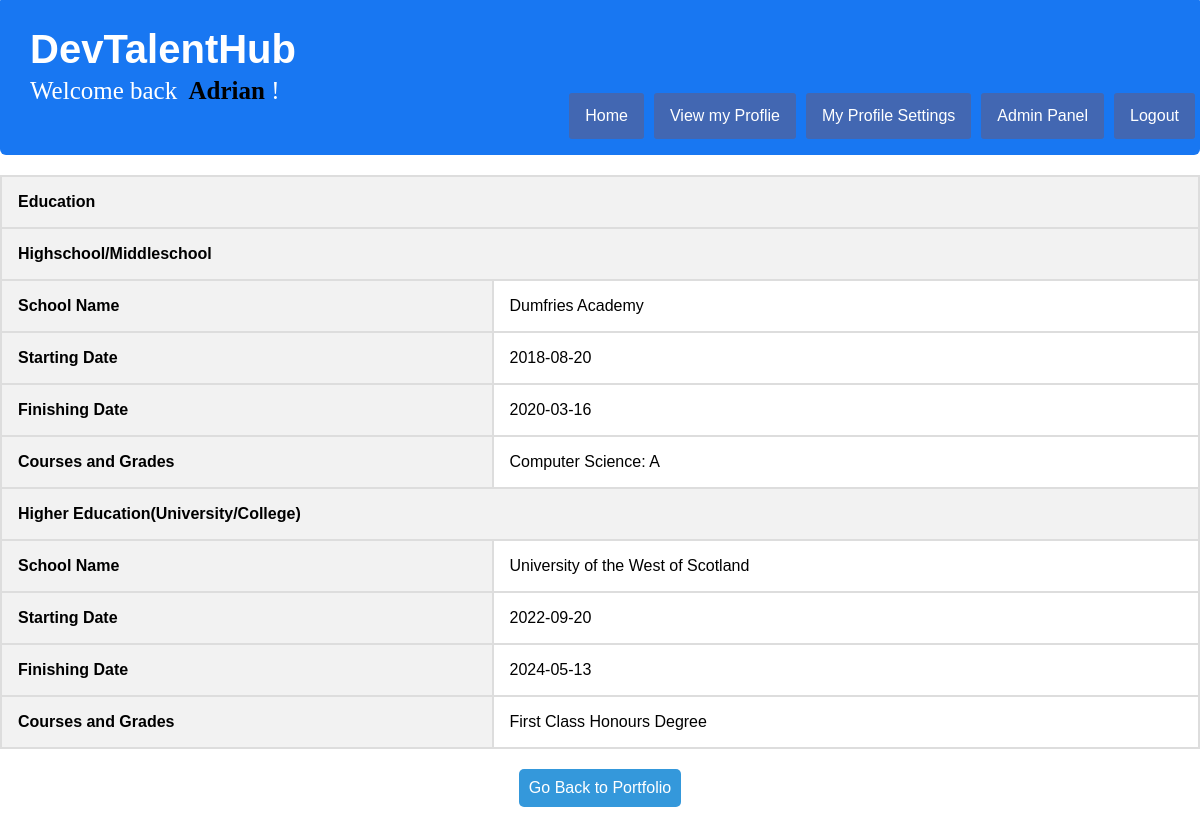
Screenshot of /education.php?exercise_id=283 (signed in) with the database file from the repository.
### tables this page shows
CREATE TABLE `portfolio_info` (
  `id` int(11) NOT NULL,
  `firstname` varchar(255) NOT NULL,
  `lastname` varchar(255) NOT NULL,
  `email` varchar(255) NOT NULL,
  `aboutme` text DEFAULT NULL,
  `dob` varchar(255) DEFAULT NULL,
  `passingyear` varchar(255) DEFAULT NULL,
  `qualification` varchar(255) DEFAULT NULL,
  `contactno` varchar(255) DEFAULT NULL,
  `address` text DEFAULT NULL,
  `city` varchar(255) DEFAULT NULL,
  `skills` text DEFAULT NULL,
  `profile_picture` longblob NOT NULL,
  `qualification_school_name` varchar(255) NOT NULL,
  `certificates` varchar(255) NOT NULL,
  `extra_qualification` varchar(255) NOT NULL,
  `highschool_name` varchar(255) NOT NULL,
  `hs_starting_date` varchar(255) NOT NULL,
  `hs_fin_date` varchar(255) NOT NULL,
  `hs_qualification` varchar(255) NOT NULL,
  `uni_name` varchar(255) NOT NULL,
  `uni_starting_date` varchar(255) NOT NULL,
  `uni_fin_date` varchar(255) NOT NULL,
  `uni_qualification` text NOT NULL,
  `current_job_title` varchar(255) NOT NULL,
  `current_employer_name` varchar(255) NOT NULL,
  `emp_starting_date` varchar(255) NOT NULL,
  `respo` text NOT NULL,
  `extra_emp` text NOT NULL,
  `project` text NOT NULL,
  `project_files` text NOT NULL,
  `hobbies` text NOT NULL,
  `ref` text NOT NULL,
  `createdBy` int(5) DEFAULT NULL,
  `portfolio_id` int(11) NOT NULL,
  `git` varchar(255) NOT NULL
);

### includes/retrieve_data.php (called while the page is built, shortened)
<?php
	if (isset($_GET['exercise_id'])) {
	$portfolio_info = mysqli_query($link, "SELECT * FROM portfolio_info WHERE createdBy={$_SESSION['id']} AND portfolio_id={$_GET['exercise_id']}");
	}
	$getSelectedPortfolioID = mysqli_query($link, "SELECT id FROM portfolio_name WHERE createdBy={$_SESSION['id']} AND selected_portfolio=1");
$row2 = $getSelectedPortfolioID->fetch_assoc();
if (mysqli_num_rows($getSelectedPortfolioID) > 0) {
 $getSelectedPortfolio = mysqli_query($link, "SELECT * FROM portfolio_info WHERE createdBy={$_SESSION['id']} AND portfolio_id={$row2['id']}");
}

### education.php (the view, shortened to what this page needs)
<?php
require_once('config.php');
require_once(ROOT_PATH . '/includes/head_section.php');
require_once(ROOT_PATH . '/includes/retrieve_data.php');
?>
<body>
    <?php include(ROOT_PATH . '/includes/navbar_logged_in.php'); ?>
  <?php if (isset($getSelectedPortfolio) && mysqli_num_rows($getSelectedPortfolio) > 0) { ?>
    <table class="resume-table">
        <thead>
            <tr>
                <th class="section-header" colspan="4">Education</th>
            </tr>
        </thead>
        <thead>
            <tr>
                <th class="section-header" colspan="4">Highschool/Middleschool</th>
            </tr>
        </thead>
        <tbody>
            <?php
            $portfolio_info->data_seek(0);
            while ($row = $portfolio_info->fetch_assoc()) { ?>
            <tr>
                        <th>School Name</th>
                        <td colspan="1"><?php echo $row['highschool_name']; ?></td>
            </tr>
            <tr>
                        <th>Starting Date</th>
                        <td colspan="1"><?php echo $row['hs_starting_date']; ?></td>
            </tr>
            <tr>
                        <th>Finishing Date</th>
                        <td colspan="1"><?php echo $row['hs_fin_date']; ?></td>
            </tr>
            <tr>
                        <th>Courses and Grades</th>
                        <td colspan="1"><?php echo $row['hs_qualification']; ?></td>
            </tr>
            <thead>
            <tr>
                <th class="section-header" colspan="4">Higher Education(University/College)</th>
            </tr>
            <tr>
                        <th>School Name</th>
                        <td colspan="1"><?php echo $row['uni_name']; ?></td>
            </tr>
            <tr>
                        <th>Starting Date</th>
                        <td colspan="1"><?php echo $row['uni_starting_date']; ?></td>
            </tr>
            <tr>
                        <th>Finishing Date</th>
                        <td colspan="1"><?php echo $row['uni_fin_date']; ?></td>
            </tr>
            <tr>
                        <th>Courses and Grades</th>
                        <td colspan="1"><?php echo $row['uni_qualification']; ?></td>
            </tr>
        </thead>
            <?php } ?>
        </tbody>
    </table>
 <?php } else {
    echo "Please select a portfolio to show.";
 }  ?>
<div style="text-align: center; margin-top: 20px;">
    <a href="viewmyprofile.php" class="button-link">Go Back to Portfolio</a>
</div>
</body>

### static/public_styling.css (style rules this page uses)
html { height: 100%; box-sizing: border-box; }
body { position: relative; margin: 0; padding-bottom: 6rem; min-height: 100%; }
a { text-decoration: none; }

### education.php (style rules this page uses)
body { font-family: Arial, sans-serif; }
.resume-table { width: 100%; border-collapse: collapse; margin-top: 20px; }
.resume-table th, .resume-table td { border: 2px solid #ddd; padding: 16px; text-align: left; font-size: 16px; }
.resume-table th { background-color: #f2f2f2; }
.section-header { font-weight: bold; font-size: 20px; background-color: #3498db; color: black; }
.button-link { display: inline-block; padding: 10px; background-color: #3498db; color: #fff; text-decoration: none; border-radius: 5px; }

### rows the page displays
portfolio_info: highschool_name "Dumfries Academy", hs_starting_date "2018-08-20", hs_fin_date "2020-03-16", hs_qualification "Computer Science: A", uni_name "University of the West of Scotland", uni_starting_date "2022-09-20", uni_fin_date "2024-05-13", uni_qualification "First Class Honours Degree"

### other values shown
$_SESSION['username'] "Adrian"
